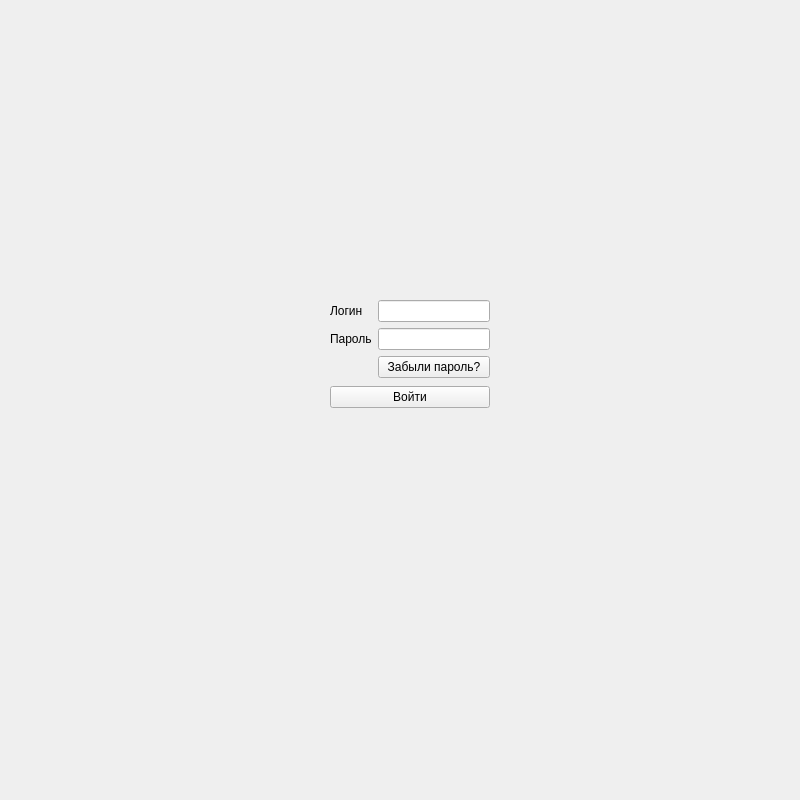
<?xml version="1.0" encoding="UTF-8"?>
<ui version="4.0">
 <class>EnterFormWidget</class>
 <widget class="QWidget" name="EnterFormWidget">
  <property name="geometry">
   <rect>
    <x>0</x>
    <y>0</y>
    <width>800</width>
    <height>800</height>
   </rect>
  </property>
  <property name="minimumSize">
   <size>
    <width>400</width>
    <height>300</height>
   </size>
  </property>
  <property name="windowTitle">
   <string>Form</string>
  </property>
  <widget class="QWidget" name="verticalLayoutWidget">
   <property name="geometry">
    <rect>
     <x>330</x>
     <y>300</y>
     <width>160</width>
     <height>108</height>
    </rect>
   </property>
   <layout class="QVBoxLayout" name="verticalLayout">
    <item>
     <layout class="QFormLayout" name="formLayout">
      <item row="0" column="0">
       <widget class="QLabel" name="loginLabel">
        <property name="text">
         <string>Логин</string>
        </property>
       </widget>
      </item>
      <item row="0" column="1">
       <widget class="QLineEdit" name="loginLineEdit"/>
      </item>
      <item row="1" column="0">
       <widget class="QLabel" name="passwordLabel">
        <property name="text">
         <string>Пароль</string>
        </property>
       </widget>
      </item>
      <item row="1" column="1">
       <widget class="QLineEdit" name="passwordLineEdit">
        <property name="echoMode">
         <enum>QLineEdit::Password</enum>
        </property>
       </widget>
      </item>
      <item row="2" column="1">
       <widget class="QPushButton" name="forgotPasswordButton">
        <property name="text">
         <string>Забыли пароль?</string>
        </property>
       </widget>
      </item>
     </layout>
    </item>
    <item>
     <widget class="QPushButton" name="loginButton">
      <property name="text">
       <string>Войти</string>
      </property>
     </widget>
    </item>
   </layout>
  </widget>
  <widget class="QLabel" name="errorLabel">
   <property name="geometry">
    <rect>
     <x>290</x>
     <y>250</y>
     <width>251</width>
     <height>31</height>
    </rect>
   </property>
   <property name="text">
    <string/>
   </property>
  </widget>
 </widget>
 <resources/>
 <connections/>
</ui>
